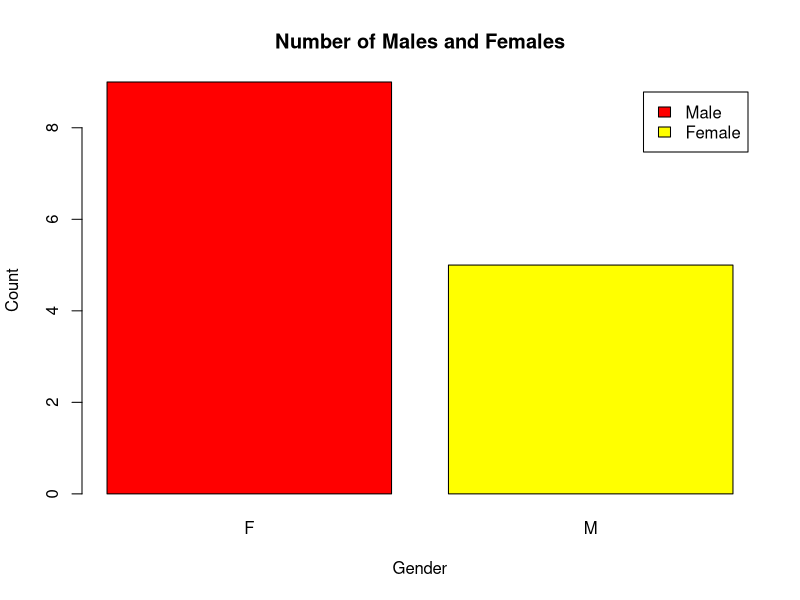
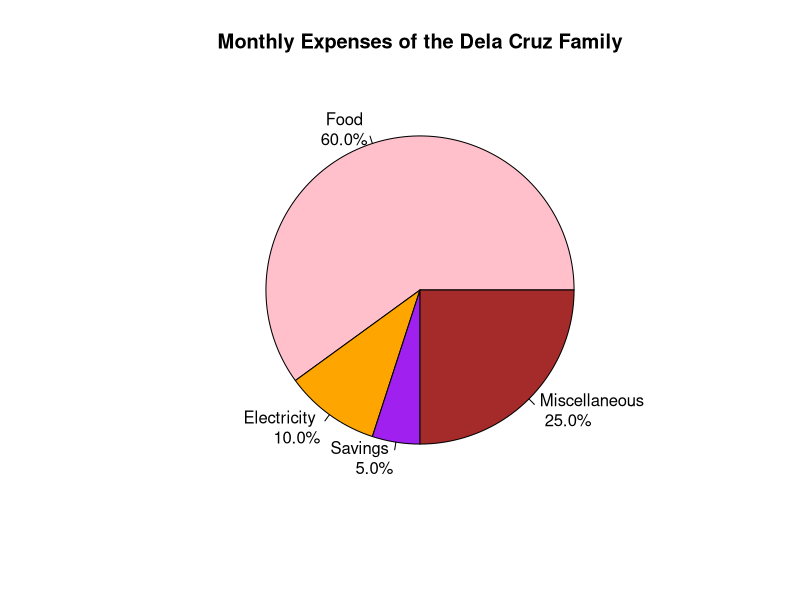

These charts were generated, in order, by the following R code:
## ---- chunk 1
#1.
A <- c(1, 2, 3, 4, 5)
MatrixA <- matrix(0, nrow = 5, ncol = 5)
print(MatrixA)

for (i in 1:5) {
  for (j in 1:5) {
    MatrixA[i, j] <- abs(A[i] - A[j])
  }
}

print(MatrixA)

## ---- chunk 2

num.lines <- 5

for (a in 1:num.lines) {
  for (b in 1:a) {
    cat("*")
  }
  cat("\n")
}
## ---- chunk 3
input.number <- as.numeric(readline("Enter a number to start the Fibonacci sequence: "))
assume.number <- 0
x <- 0
y <- 1
repeat {
  if (x > 500) {
    break
  }
  if (x >= assume.number) {
    cat(x, " ")
  }
  temp <- x + y
  x <- y
  y <- temp
}
cat("\n")

## ---- chunk 4
shoe <-  read.csv("Shoe_sizes.csv")
shoe
shoe1 <- shoe[c(1:6),]
shoe1
## ---- chunk 5
femaleData <- subset(shoe, Gender == "Female")
femaleData
maleData <- subset(shoe, Gender == "Male")
maleData
nrow(femaleData)
nrow(maleData)
## ---- chunk 6
GraphMF<- table(shoe$Gender)
barplot(GraphMF,
        main = "Number of Males and Females",
        xlab = "Gender",
        ylab = "Count",
        col = c("red", "yellow"),
        legend.text = c("Male", "Female"),
        beside = TRUE
)
## ---- chunk 7
Expenses <- c(Food = 60, Electricity = 10, Savings = 5, Miscellaneous = 25)

pie(Expenses,
    labels = paste(names(Expenses), "\n", sprintf("%.1f%%", prop.table(Expenses) * 100)),
    col = c("pink", "orange", "purple", "brown"),  
    main = "Monthly Expenses of the Dela Cruz Family"
)
## ---- chunk 8
data("iris")
str(iris)
#it has 5 variables and 150 observations
## ---- chunk 9
meanIris<- colMeans(iris[, c("Sepal.Length", "Sepal.Width", "Petal.Length", "Petal.Width")])
print(meanIris)
